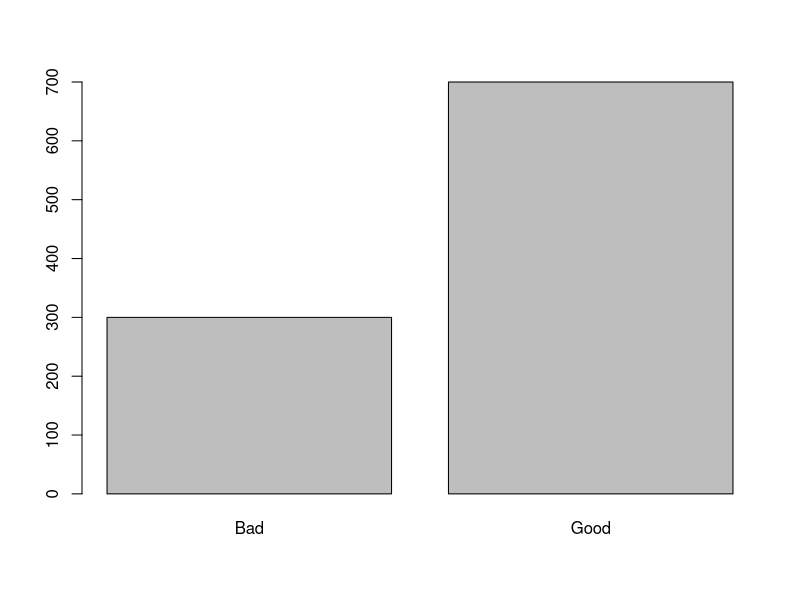
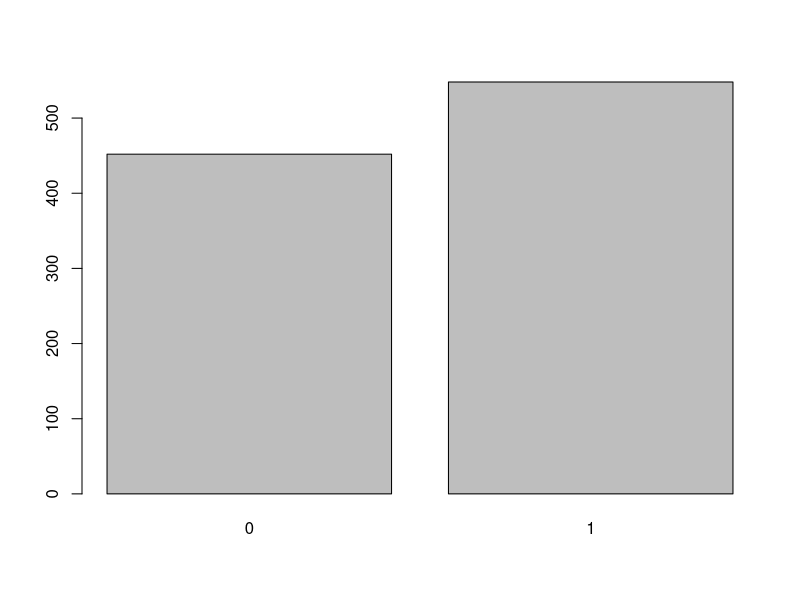
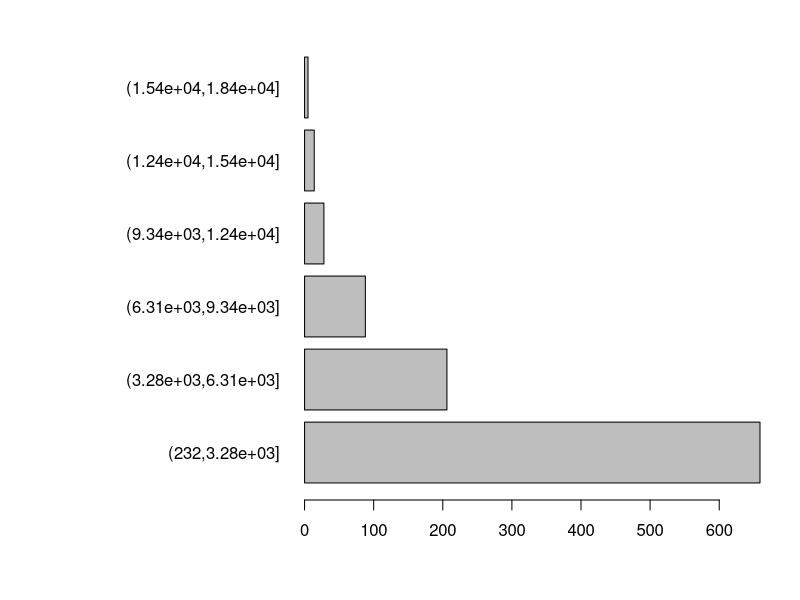
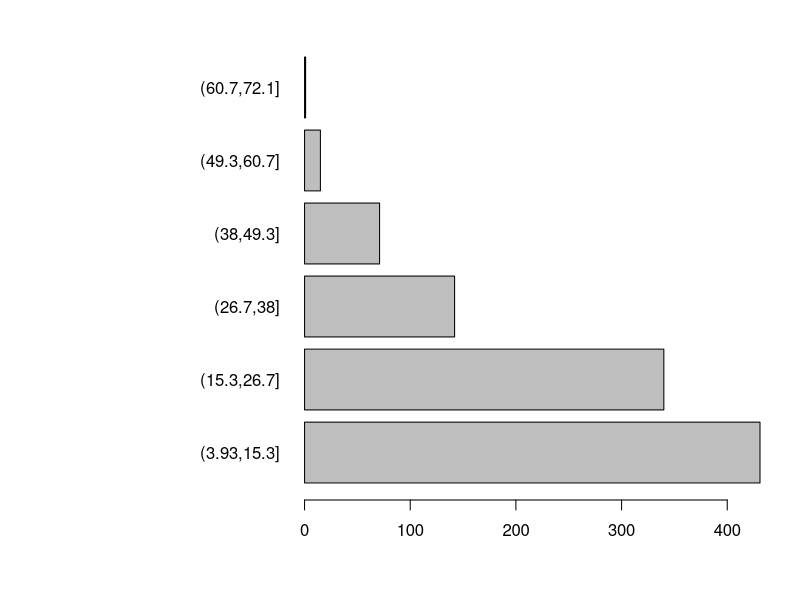
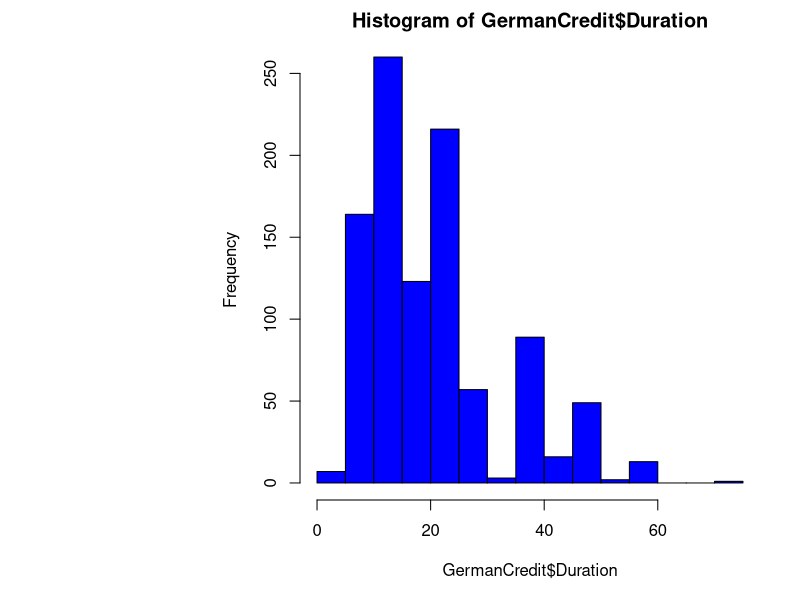
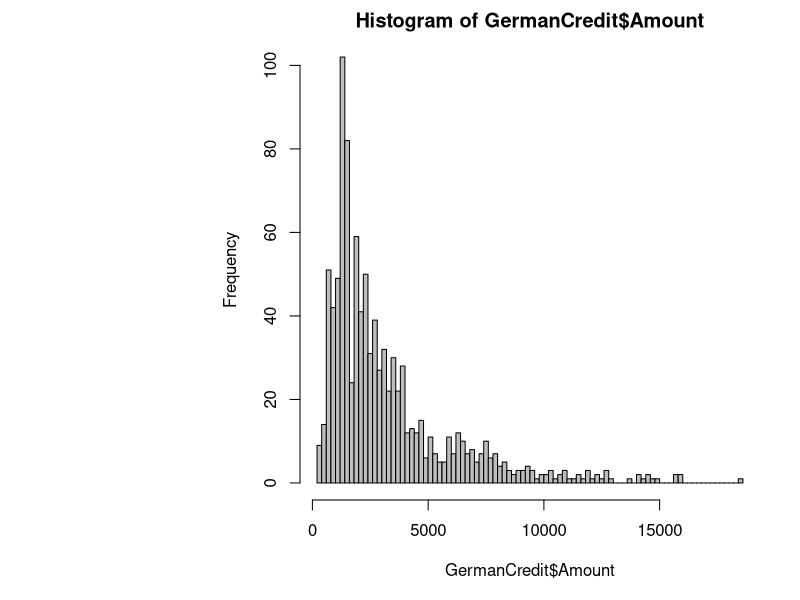
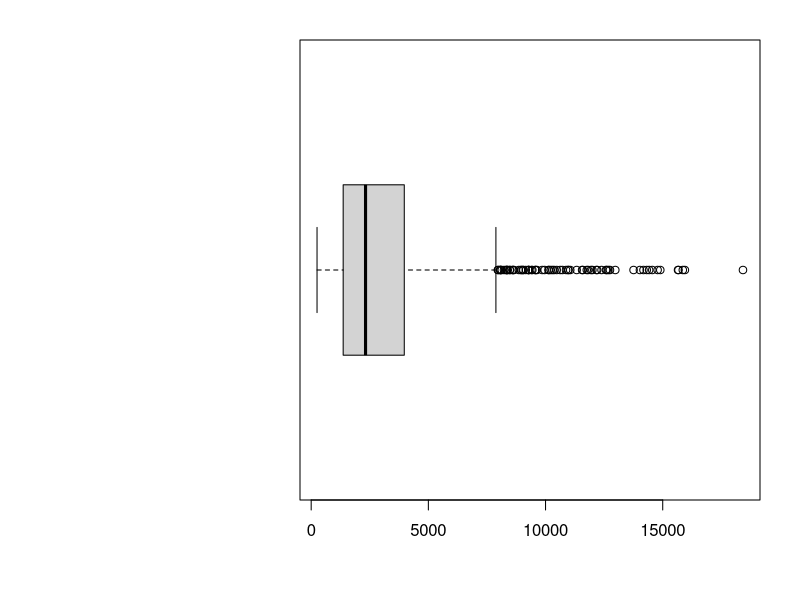
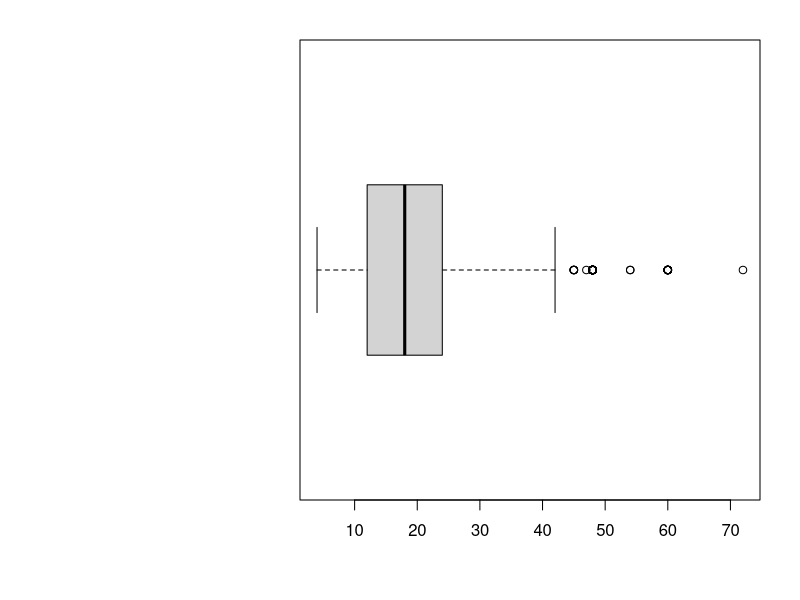

R code for these plots, in order:
## ---- chunk 1
library(caret)
data(GermanCredit)
## ---- chunk 2
table(GermanCredit$Class)
table(GermanCredit$Personal.Male.Single)
## ---- chunk 3
table(cut(GermanCredit$Duration, 4))
table(cut(GermanCredit$Amount, 4))
## ---- chunk 4
summary(GermanCredit$Duration)
summary(GermanCredit$Amount)
## ---- chunk 5
table_class <- table(GermanCredit$Class)
barplot(table_class)
## ---- chunk 6
table_male <- table(GermanCredit$Personal.Male.Single)
barplot(table_male)
## ---- chunk 7
table_amount <- table(cut(GermanCredit$Amount, 6))
par(mar=c(5,15,2,2))
barplot(table_amount, horiz = TRUE, las=1)
## ---- chunk 8
table_duration <- table(cut(GermanCredit$Duration, 6))
par(mar=c(5,15,2,2))
barplot(table_duration, horiz = TRUE, las=1)
## ---- chunk 9
hist(GermanCredit$Duration, 20, col="blue")
hist(GermanCredit$Amount, 100, col="grey")
## ---- chunk 10
boxplot(GermanCredit$Amount, horizontal = TRUE)
## ---- chunk 11
boxplot(GermanCredit$Duration, horizontal = TRUE)
## ---- chunk 12
tab <- table(GermanCredit$Class, GermanCredit$Personal.Male.Single)
tab
round(100*prop.table(tab, 1),1)

tab <- table(GermanCredit$Class, cut(GermanCredit$Amount, 6))
tab
round(100*prop.table(tab, 1),1)

tab <- table(GermanCredit$Class, cut(GermanCredit$Duration, 6))
tab
round(100*prop.table(tab, 1),1)

## ---- chunk 13
by(GermanCredit$Amount, GermanCredit$Class, summary)

by(GermanCredit$Duration, GermanCredit$Class, summary)
## ---- chunk 14
tab <- table(GermanCredit$Class, GermanCredit$Personal.Male.Single)
tab
mosaicplot(tab, las=2, main="Personal.Male.Single / Class", color = c("red", "blue"))

tab <- table(GermanCredit$Class, cut(GermanCredit$Amount, 4))
tab
mosaicplot(tab, las=2, main="Amount / Class", color = c("red", "blue"))

tab <- table(GermanCredit$Class, cut(GermanCredit$Duration, 4))
tab
mosaicplot(tab, las=2, main="Duration / Class", color = c("red", "blue"))

## ---- chunk 15
boxplot(GermanCredit$Amount ~ GermanCredit$Class, horizontal = TRUE, las=1)
boxplot(GermanCredit$Duration ~ GermanCredit$Class, horizontal = TRUE, las=1)
## ---- chunk 16
library(vioplot)
par(mar=c(5,5,2,2))
vioplot(GermanCredit$Amount[GermanCredit$Class == "Good"],
        GermanCredit$Amount[GermanCredit$Class == "Bad"])
